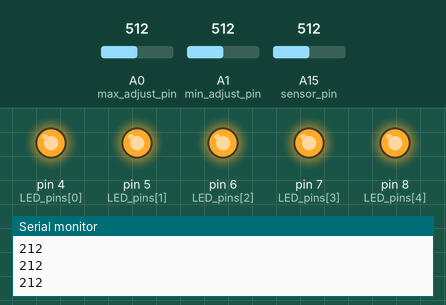
This sketch was run on a simulated Arduino Mega 2560, built with avr-gcc and run on an emulated ATmega2560. Shown: output pins drawn as LEDs (lit = HIGH), the last lines printed to the serial monitor. The inputs (shaded band) are chosen by the test bench; at power-on: A15 (sensor_pin) = 512, A0 (max_adjust_pin) = 512, A1 (min_adjust_pin) = 512.

Above: at 1.2 s.
1.3 s: A15 (sensor_pin) set to 396
2.8 s: A15 (sensor_pin) set to 380
At 3.5 s:
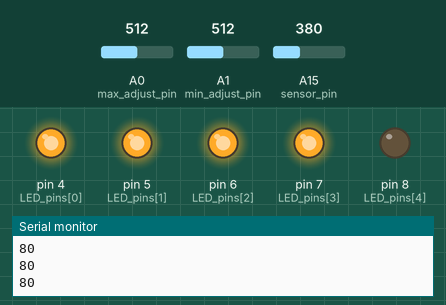
4.3 s: A0 (max_adjust_pin) set to 595
5.8 s: A0 (max_adjust_pin) set to 621
At 6.9 s:
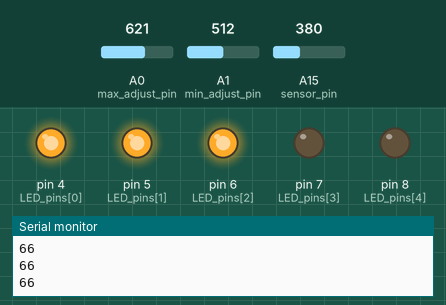
7.3 s: A1 (min_adjust_pin) set to 704
8.8 s: A1 (min_adjust_pin) set to 737
At 9.2 s:
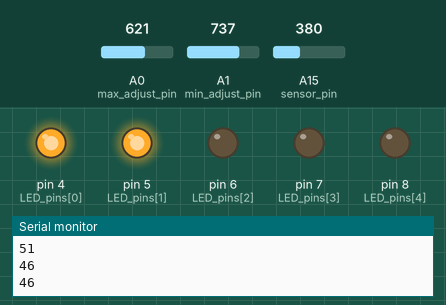
Timing chart, 0 to 11.3 s (numbered marks = the images above; inputs shaded):
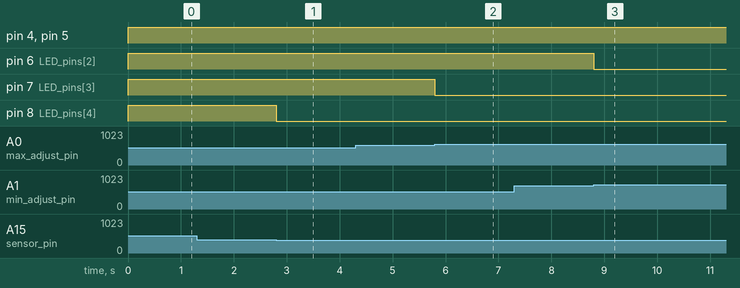

Measured:
- the behaviour switches between 381 and 380 on A15 (sensor_pin) (found by bisection; images 0 and 1)
- the behaviour switches between 613 and 614 on A0 (max_adjust_pin) (found by bisection; images 1 and 2)
- the behaviour switches between 721 and 722 on A1 (min_adjust_pin) (found by bisection; images 2 and 3)
- after the input at 2.8 s, pin 8 (LED_pins[4]): HIGH → LOW at once
- after the input at 5.8 s, pin 7 (LED_pins[3]): HIGH → LOW at once
- after the input at 8.8 s, pin 6 (LED_pins[2]): HIGH → LOW at once

The sketch:

arduino_breathing_monitor.ino
```cpp
const int num_LEDs = 5;
const int LED_pins[] = {4,5,6,7,8};

const int min_adjust_pin = A1;
const int max_adjust_pin = A0;
const int sensor_pin = A15;

int start_time;
//const int led_pin = 13;


int min_adjust_reading;
int max_adjust_reading;
int sensor_reading;

int ADC_min;
int ADC_max;

int delta;
int thresholds[num_LEDs];

unsigned long last_time = 0;

void setup() {

  for(int pin=0; pin<num_LEDs; pin++){
    pinMode(LED_pins[pin],OUTPUT);
  }

  Serial.begin(9600);
}

void loop() {

  min_adjust_reading = analogRead(min_adjust_pin);
  max_adjust_reading = analogRead(max_adjust_pin);
  sensor_reading = analogRead(sensor_pin);


  // Consider adjusting these ranges??

  ADC_min = map(min_adjust_reading,0,1023,200,400);
  ADC_max = map(max_adjust_reading,0,1023,300,500);


  delta = (ADC_max - ADC_min)/(num_LEDs+1);
  thresholds[0] = ADC_min + delta;
  for(int i=1; i<num_LEDs; i++){
    thresholds[i] = thresholds[i-1] + delta;
  }

  // Compare sensor readings to the thresholds and turn on
  // the appropriate LEDs for each sensor.

  for(int i=0; i<num_LEDs; i++){
    if(sensor_reading > thresholds[i]){
      digitalWrite(LED_pins[i],HIGH);
    }
    else{
      digitalWrite(LED_pins[i],LOW);
    }

  }

  // Print variables

  if (millis() > last_time + 200){

  // Serial.print("Sensor: ");
  // Serial.print(sensor_reading);
  // Serial.print(" | ADC min: ");
  // Serial.print(ADC_min);
  // Serial.print(" | ADC max: ");
  // Serial.println(ADC_max);

  Serial.println(map(sensor_reading,ADC_min,ADC_max,0,100));

  last_time = millis();
  }

}
```
